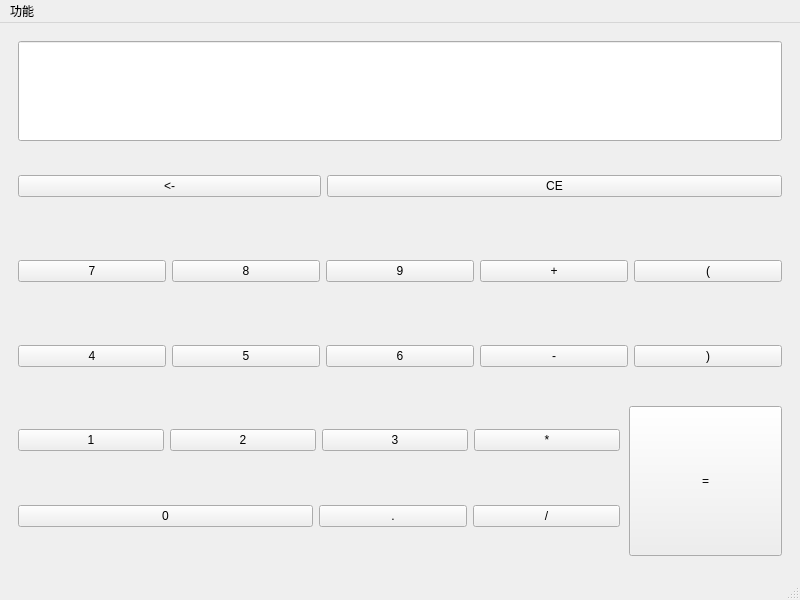
<?xml version="1.0" encoding="UTF-8"?>
<ui version="4.0">
 <class>CalculatorWindow</class>
 <widget class="QMainWindow" name="CalculatorWindow">
  <property name="geometry">
   <rect>
    <x>0</x>
    <y>0</y>
    <width>800</width>
    <height>600</height>
   </rect>
  </property>
  <property name="windowTitle">
   <string>CalculatorWindow</string>
  </property>
  <widget class="QWidget" name="centralwidget">
   <layout class="QHBoxLayout" name="horizontalLayout_2">
    <item>
     <widget class="QWidget" name="widget" native="true">
      <layout class="QVBoxLayout" name="verticalLayout" stretch="1,1,1,1,2">
       <item>
        <widget class="QLineEdit" name="lineEdit">
         <property name="sizePolicy">
          <sizepolicy hsizetype="Expanding" vsizetype="Maximum">
           <horstretch>0</horstretch>
           <verstretch>0</verstretch>
          </sizepolicy>
         </property>
         <property name="minimumSize">
          <size>
           <width>0</width>
           <height>100</height>
          </size>
         </property>
         <property name="layoutDirection">
          <enum>Qt::LeftToRight</enum>
         </property>
         <property name="alignment">
          <set>Qt::AlignRight|Qt::AlignTrailing|Qt::AlignVCenter</set>
         </property>
         <property name="readOnly">
          <bool>true</bool>
         </property>
        </widget>
       </item>
       <item>
        <widget class="QWidget" name="widget_1" native="true">
         <layout class="QGridLayout" name="gridLayout_2" rowstretch="0" columnstretch="2,3">
          <property name="leftMargin">
           <number>0</number>
          </property>
          <property name="topMargin">
           <number>0</number>
          </property>
          <property name="rightMargin">
           <number>0</number>
          </property>
          <property name="bottomMargin">
           <number>0</number>
          </property>
          <item row="0" column="0">
           <widget class="QPushButton" name="pushButton_back">
            <property name="text">
             <string>&lt;-</string>
            </property>
           </widget>
          </item>
          <item row="0" column="1">
           <widget class="QPushButton" name="pushButton_CE">
            <property name="text">
             <string>CE</string>
            </property>
           </widget>
          </item>
         </layout>
        </widget>
       </item>
       <item>
        <widget class="QWidget" name="widget_2" native="true">
         <layout class="QGridLayout" name="gridLayout">
          <property name="leftMargin">
           <number>0</number>
          </property>
          <property name="topMargin">
           <number>0</number>
          </property>
          <property name="rightMargin">
           <number>0</number>
          </property>
          <property name="bottomMargin">
           <number>0</number>
          </property>
          <property name="spacing">
           <number>6</number>
          </property>
          <item row="0" column="3">
           <widget class="QPushButton" name="pushButton_plus">
            <property name="text">
             <string>+</string>
            </property>
           </widget>
          </item>
          <item row="0" column="4">
           <widget class="QPushButton" name="pushButton_left">
            <property name="text">
             <string>(</string>
            </property>
           </widget>
          </item>
          <item row="0" column="0">
           <widget class="QPushButton" name="pushButton_seven">
            <property name="text">
             <string>7</string>
            </property>
           </widget>
          </item>
          <item row="0" column="2">
           <widget class="QPushButton" name="pushButton_nine">
            <property name="text">
             <string>9</string>
            </property>
           </widget>
          </item>
          <item row="0" column="1">
           <widget class="QPushButton" name="pushButton_eight">
            <property name="text">
             <string>8</string>
            </property>
           </widget>
          </item>
         </layout>
        </widget>
       </item>
       <item>
        <widget class="QWidget" name="widget_3" native="true">
         <layout class="QGridLayout" name="gridLayout_3">
          <property name="leftMargin">
           <number>0</number>
          </property>
          <property name="topMargin">
           <number>0</number>
          </property>
          <property name="rightMargin">
           <number>0</number>
          </property>
          <property name="bottomMargin">
           <number>0</number>
          </property>
          <property name="spacing">
           <number>6</number>
          </property>
          <item row="0" column="1">
           <widget class="QPushButton" name="pushButton_five">
            <property name="text">
             <string>5</string>
            </property>
           </widget>
          </item>
          <item row="0" column="2">
           <widget class="QPushButton" name="pushButton_six">
            <property name="text">
             <string>6</string>
            </property>
           </widget>
          </item>
          <item row="0" column="4">
           <widget class="QPushButton" name="pushButton_right">
            <property name="text">
             <string>)</string>
            </property>
           </widget>
          </item>
          <item row="0" column="3">
           <widget class="QPushButton" name="pushButton_sub">
            <property name="text">
             <string>-</string>
            </property>
           </widget>
          </item>
          <item row="0" column="0">
           <widget class="QPushButton" name="pushButton_four">
            <property name="text">
             <string>4</string>
            </property>
           </widget>
          </item>
         </layout>
        </widget>
       </item>
       <item>
        <widget class="QWidget" name="widget_down" native="true">
         <property name="enabled">
          <bool>true</bool>
         </property>
         <layout class="QHBoxLayout" name="horizontalLayout" stretch="4,1">
          <property name="spacing">
           <number>0</number>
          </property>
          <property name="leftMargin">
           <number>0</number>
          </property>
          <property name="topMargin">
           <number>0</number>
          </property>
          <property name="rightMargin">
           <number>0</number>
          </property>
          <property name="bottomMargin">
           <number>0</number>
          </property>
          <item>
           <widget class="QWidget" name="widget_down_left" native="true">
            <layout class="QGridLayout" name="gridLayout_7" columnstretch="4">
             <property name="leftMargin">
              <number>0</number>
             </property>
             <property name="topMargin">
              <number>0</number>
             </property>
             <property name="rightMargin">
              <number>9</number>
             </property>
             <property name="bottomMargin">
              <number>6</number>
             </property>
             <property name="horizontalSpacing">
              <number>6</number>
             </property>
             <property name="verticalSpacing">
              <number>0</number>
             </property>
             <item row="1" column="0">
              <widget class="QWidget" name="widget_5" native="true">
               <layout class="QGridLayout" name="gridLayout_6" columnstretch="2,1,1">
                <property name="leftMargin">
                 <number>0</number>
                </property>
                <property name="topMargin">
                 <number>0</number>
                </property>
                <property name="rightMargin">
                 <number>0</number>
                </property>
                <property name="bottomMargin">
                 <number>0</number>
                </property>
                <item row="0" column="2">
                 <widget class="QPushButton" name="pushButton_div">
                  <property name="text">
                   <string>/</string>
                  </property>
                 </widget>
                </item>
                <item row="0" column="1">
                 <widget class="QPushButton" name="pushButton_point">
                  <property name="text">
                   <string>.</string>
                  </property>
                 </widget>
                </item>
                <item row="0" column="0">
                 <widget class="QPushButton" name="pushButton_zero">
                  <property name="text">
                   <string>0</string>
                  </property>
                 </widget>
                </item>
               </layout>
              </widget>
             </item>
             <item row="0" column="0">
              <widget class="QWidget" name="widget_4" native="true">
               <layout class="QGridLayout" name="gridLayout_5">
                <property name="leftMargin">
                 <number>0</number>
                </property>
                <property name="topMargin">
                 <number>0</number>
                </property>
                <property name="rightMargin">
                 <number>0</number>
                </property>
                <property name="bottomMargin">
                 <number>0</number>
                </property>
                <property name="spacing">
                 <number>6</number>
                </property>
                <item row="0" column="1">
                 <widget class="QPushButton" name="pushButton_two">
                  <property name="text">
                   <string>2</string>
                  </property>
                 </widget>
                </item>
                <item row="0" column="0">
                 <widget class="QPushButton" name="pushButton_one">
                  <property name="text">
                   <string>1</string>
                  </property>
                 </widget>
                </item>
                <item row="0" column="3">
                 <widget class="QPushButton" name="pushButton_mul">
                  <property name="text">
                   <string>*</string>
                  </property>
                 </widget>
                </item>
                <item row="0" column="2">
                 <widget class="QPushButton" name="pushButton_three">
                  <property name="text">
                   <string>3</string>
                  </property>
                 </widget>
                </item>
               </layout>
              </widget>
             </item>
            </layout>
           </widget>
          </item>
          <item>
           <widget class="QPushButton" name="pushButton_equal">
            <property name="sizePolicy">
             <sizepolicy hsizetype="Minimum" vsizetype="Fixed">
              <horstretch>0</horstretch>
              <verstretch>0</verstretch>
             </sizepolicy>
            </property>
            <property name="minimumSize">
             <size>
              <width>0</width>
              <height>150</height>
             </size>
            </property>
            <property name="text">
             <string>=</string>
            </property>
           </widget>
          </item>
         </layout>
        </widget>
       </item>
      </layout>
     </widget>
    </item>
   </layout>
  </widget>
  <widget class="QMenuBar" name="menubar">
   <property name="geometry">
    <rect>
     <x>0</x>
     <y>0</y>
     <width>800</width>
     <height>21</height>
    </rect>
   </property>
   <widget class="QMenu" name="menu">
    <property name="title">
     <string>功能</string>
    </property>
    <addaction name="actionCE"/>
    <addaction name="separator"/>
    <addaction name="actionclose"/>
   </widget>
   <addaction name="menu"/>
  </widget>
  <widget class="QStatusBar" name="statusbar"/>
  <action name="actionCE">
   <property name="text">
    <string>清空</string>
   </property>
   <property name="iconText">
    <string>清零</string>
   </property>
   <property name="toolTip">
    <string>清零</string>
   </property>
  </action>
  <action name="actionclose">
   <property name="text">
    <string>退出</string>
   </property>
   <property name="iconText">
    <string>退出</string>
   </property>
   <property name="toolTip">
    <string>退出</string>
   </property>
  </action>
 </widget>
 <resources/>
 <connections/>
</ui>
